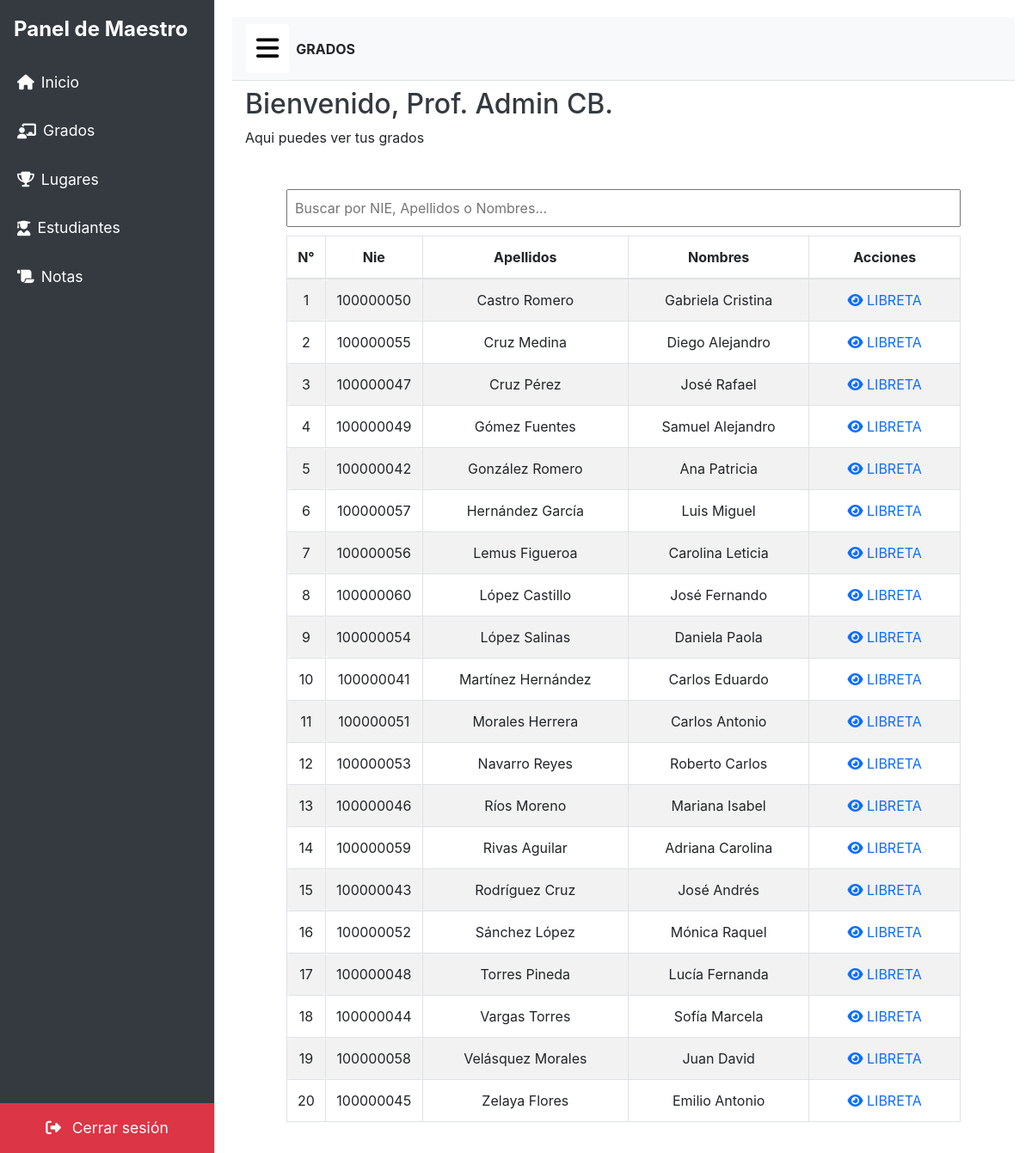
Page /main/grados.php?grado=3ERO (signed in) on the committed database.
### tables this page shows
CREATE TABLE `alumnos` (
  `nie` int(9) NOT NULL,
  `nombre` varchar(50) NOT NULL,
  `apellidos` varchar(50) NOT NULL,
  `grado` varchar(4) NOT NULL
);

### php/generarTablaGrado.php (the view, shortened to what this page needs)
<link href="https://stackpath.bootstrapcdn.com/bootstrap/4.5.2/css/bootstrap.min.css" rel="stylesheet">
<div class="ml-5 mr-5 mt-5">
    <input type="text" id="searchInput" class="search-input" placeholder="Buscar por NIE, Apellidos o Nombres...">
    <div class="table-responsive">
        <table class="table table-striped table-bordered" id="alumnosTable">
            <thead>
                <tr>
                    <th>N°</th>
                    <th>Nie</th>
                    <th>Apellidos</th>
                    <th>Nombres</th>
                    <th>Acciones</th>
                </tr>
            </thead>
            <tbody>
                <?php
                $grado = $_GET["grado"];
                include("connDB.php");
                $consulta = "SELECT * FROM alumnos WHERE grado = '$grado' ORDER BY apellidos";
                $result = mysqli_query($conn, $consulta);
                $numLista = 0;
                if (mysqli_num_rows($result) > 0) {
                    while ($row = mysqli_fetch_assoc($result)) {
                        $numLista++;
                        ?>
                        <tr>
                            <td class="num"><?php echo $numLista ?></td>
                            <td class="num"><?php echo $row["nie"] ?></td>
                            <td><?php echo $row["apellidos"] ?></td>
                            <td><?php echo $row["nombre"] ?></td>
                            <td>
                                <a href="libreta.php?nie=<?php echo $row["nie"] ?>" class="link-primary">
                                    <i class="fa-solid fa-eye"></i> LIBRETA
                                </a>
                            </td>
                        </tr>
                        <?php
                    }
                }
                ?>
            </tbody>
        </table>
    </div>
</div>

### php/generarTablaGrado.php (style rules this page uses)
table { text-align: center; }
input { width: 100px; font-size: 12px; }
.num { width: 10px; border-radius: 4px; border: 1px solid black; background-color: white; padding: 2px; text-align: center; }
td a { border-radius: 4px; padding: 7px 10px; }
.search-input { width: 100%; margin-bottom: 10px; padding: 8px; font-size: 16px; }

### rows in the picture
alumnos: nie "100000050", apellidos "Castro Romero", nombre "Gabriela Cristina"
alumnos: nie "100000055", apellidos "Cruz Medina", nombre "Diego Alejandro"
alumnos: nie "100000047", apellidos "Cruz Pérez", nombre "José Rafael"
alumnos: nie "100000049", apellidos "Gómez Fuentes", nombre "Samuel Alejandro"
alumnos: nie "100000042", apellidos "González Romero", nombre "Ana Patricia"
alumnos: nie "100000057", apellidos "Hernández García", nombre "Luis Miguel"
alumnos: nie "100000056", apellidos "Lemus Figueroa", nombre "Carolina Leticia"
alumnos: nie "100000060", apellidos "López Castillo", nombre "José Fernando"
alumnos: nie "100000054", apellidos "López Salinas", nombre "Daniela Paola"
alumnos: nie "100000041", apellidos "Martínez Hernández", nombre "Carlos Eduardo"
alumnos: nie "100000051", apellidos "Morales Herrera", nombre "Carlos Antonio"
alumnos: nie "100000053", apellidos "Navarro Reyes", nombre "Roberto Carlos"
alumnos: nie "100000046", apellidos "Ríos Moreno", nombre "Mariana Isabel"
alumnos: nie "100000059", apellidos "Rivas Aguilar", nombre "Adriana Carolina"
alumnos: nie "100000043", apellidos "Rodríguez Cruz", nombre "José Andrés"
alumnos: nie "100000052", apellidos "Sánchez López", nombre "Mónica Raquel"
alumnos: nie "100000048", apellidos "Torres Pineda", nombre "Lucía Fernanda"
alumnos: nie "100000044", apellidos "Vargas Torres", nombre "Sofía Marcela"
alumnos: nie "100000058", apellidos "Velásquez Morales", nombre "Juan David"
alumnos: nie "100000045", apellidos "Zelaya Flores", nombre "Emilio Antonio"

### other values in the picture
$_SESSION["nombre"] "Admin CB"
